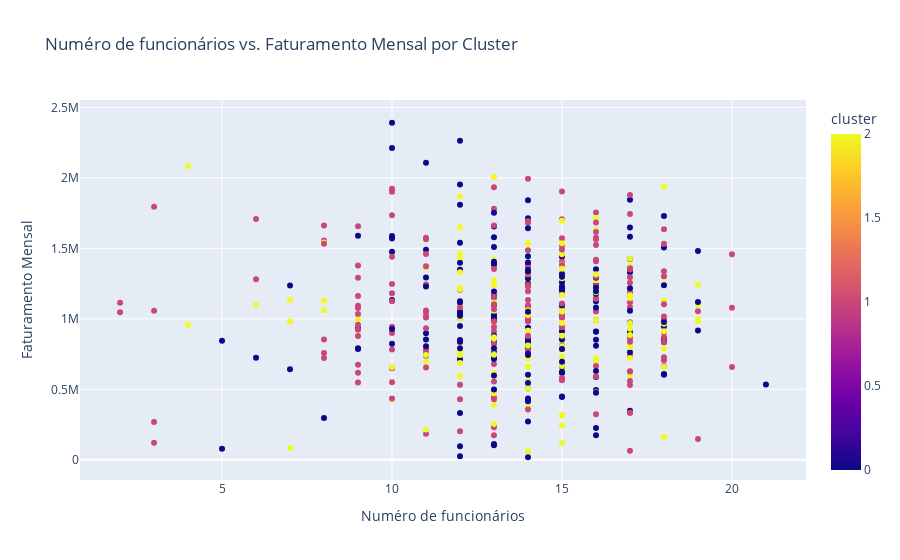

The cell this chart's notebook holds for it:
### Code cell
# Plot "inovacao" and "faturamento_mensal" by cluster
px.scatter(
    df,
    x="numero_de_funcionarios",
    y="faturamento_mensal",
    color="cluster",
    title="Numéro de funcionários vs. Faturamento Mensal por Cluster",
    labels={
        "numero_de_funcionarios": "Numéro de funcionários",
        "faturamento_mensal": "Faturamento Mensal",
    },
)

### Figure 1 — Plotly figure (JSON) as saved in the notebook; plotly's stock layout.template omitted (floating-point values rounded to 4 significant figures; data arrays with more than 128 entries replaced by an {"elided": "..."} marker saying what was removed)
{"data": [{"hovertemplate": "Numéro de funcionários=%{x}<br>Faturamento Mensal=%{y}<br>cluster=%{marker.color}<extra></extra>", "legendgroup": "", "marker": {"color": {"elided": "500 int values"}, "coloraxis": "coloraxis", "symbol": "circle"}, "mode": "markers", "name": "", "orientation": "v", "showlegend": false, "type": "scatter", "x": {"elided": "500 int values"}, "xaxis": "x", "y": {"elided": "500 float values"}, "yaxis": "y"}], "layout": {"coloraxis": {"colorbar": {"title": {"text": "cluster"}}, "colorscale": [[0, "#0d0887"], [0.1111, "#46039f"], [0.2222, "#7201a8"], [0.3333, "#9c179e"], [0.4444, "#bd3786"], [0.5556, "#d8576b"], [0.6667, "#ed7953"], [0.7778, "#fb9f3a"], [0.8889, "#fdca26"], [1, "#f0f921"]]}, "legend": {"tracegroupgap": 0}, "title": {"text": "Numéro de funcionários vs. Faturamento Mensal por Cluster"}, "xaxis": {"anchor": "y", "domain": [0, 1], "title": {"text": "Numéro de funcionários"}}, "yaxis": {"anchor": "x", "domain": [0, 1], "title": {"text": "Faturamento Mensal"}}}}
